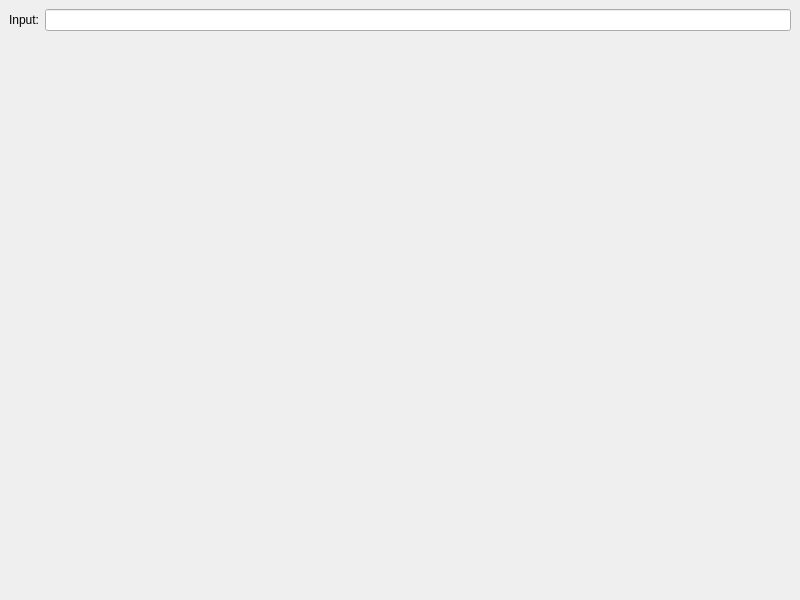
<?xml version="1.0" encoding="UTF-8"?>
<ui version="4.0">
 <class>Window</class>
 <widget class="QMainWindow" name="Window">
  <property name="geometry">
   <rect>
    <x>0</x>
    <y>0</y>
    <width>800</width>
    <height>600</height>
   </rect>
  </property>
  <property name="windowTitle">
   <string>Native with Web</string>
  </property>
  <widget class="QWidget" name="centralwidget">
   <layout class="QVBoxLayout" name="verticalLayout_2">
    <item>
     <layout class="QVBoxLayout" name="verticalLayout" stretch="0,1">
      <item>
       <layout class="QHBoxLayout" name="horizontalLayout">
        <item>
         <widget class="QLabel" name="label">
          <property name="text">
           <string>Input:</string>
          </property>
         </widget>
        </item>
        <item>
         <widget class="QLineEdit" name="InputBox"/>
        </item>
       </layout>
      </item>
      <item>
       <widget class="WebView" name="MainView" native="true"/>
      </item>
     </layout>
    </item>
   </layout>
  </widget>
 </widget>
 <customwidgets>
  <customwidget>
   <class>WebView</class>
   <extends>QWidget</extends>
   <header>webview.h</header>
   <container>1</container>
  </customwidget>
 </customwidgets>
 <resources/>
 <connections/>
</ui>
